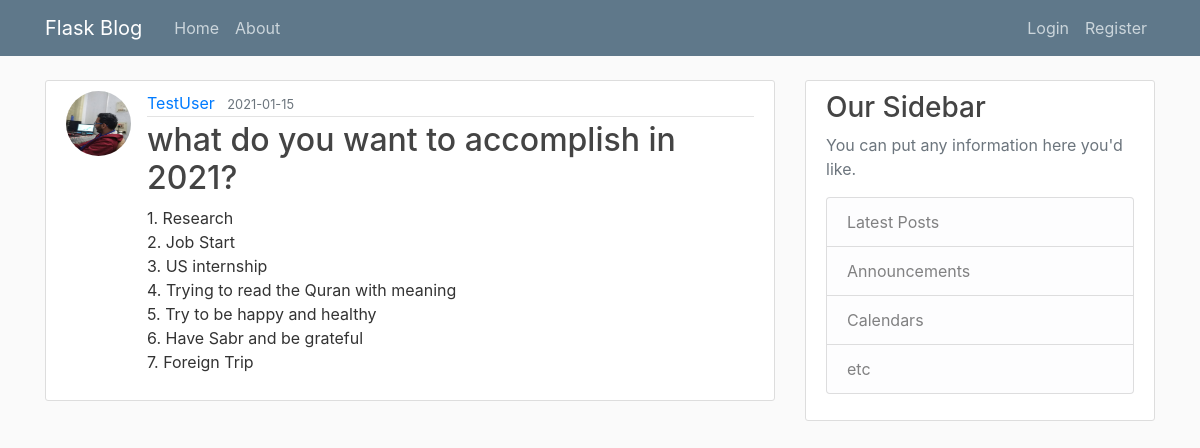
Screenshot of /post/21 with the database file from the repository.
### flaskblog/models.py (models this page shows, shortened)
class User(db.Model, UserMixin):
	id = db.Column(db.Integer, primary_key=True)
	username = db.Column(db.String(20), unique=True, nullable=False)
	email = db.Column(db.String(120), unique=True, nullable=False)
	image_file = db.Column(db.String(20), nullable=False, default='default.jpg')
	password = db.Column(db.String(60), nullable=False)
	posts = db.relationship('Post', backref='author', lazy=True)

class Post(db.Model):
	id = db.Column(db.Integer, primary_key=True)
	title = db.Column(db.String(100), nullable=False)
	date_posted = db.Column(db.DateTime, nullable=False, default=datetime.utcnow)
	content = db.Column(db.Text, nullable=False)
	user_id = db.Column(db.Integer,db.ForeignKey('user.id'), nullable=False)

### flaskblog/posts/routes.py (the view)
@posts.route("/post/<int:post_id>")
def post(post_id):
    post = Post.query.get_or_404(post_id)
    return render_template('post.html', title=post.title, post=post)

### flaskblog/templates/post.html (shortened to what this page needs)
{% extends "layout.html" %}
{% block content %}
	<article class="media content-section">
		<img class = "rounded-circle article-img" src="{{ url_for('static', filename='profile_pics/' + post.author.image_file)}}">
		<div class="media-body">
			<div class="article-metadata">
				<a class="mr-2" href="{{ url_for('users.user_posts', username= post.author.username) }}">{{ post.author.username }}</a>
				<small class="text-muted">{{ post.date_posted.strftime('%Y-%m-%d') }}</small>
			</div>
			<h2 class="article-title"> {{ post.title }}</h2>
			<p class="article-content">{{ post.content }}</p>
		</div>
	</article>
{% endblock content %}

### flaskblog/static/main.css (style rules this page uses)
body { background: #fafafa; color: #333333; margin-top: 5rem; }
h1, h2, h3, h4, h5, h6 { color: #444444; }
.content-section { background: #ffffff; padding: 10px 20px; border: 1px solid #dddddd; border-radius: 3px; margin-bottom: 20px; }
.article-title { color: #444444; }
.article-content { white-space: pre-line; }
.article-img { height: 65px; width: 65px; margin-right: 16px; }
.article-metadata { padding-bottom: 1px; margin-bottom: 4px; border-bottom: 1px solid #e3e3e3 }

### rows the page displays
User: image_file (placeholder picture), author.username "TestUser"
Post: date_posted "2021-01-15", title "what do you want to accomplish in 2021?", content "1. Research 2. Job Start 3. US internship 4. Trying to read the Quran with meaning 5. Try to be happy and healthy 6. Have Sabr and be grateful 7. Foreign Trip"
